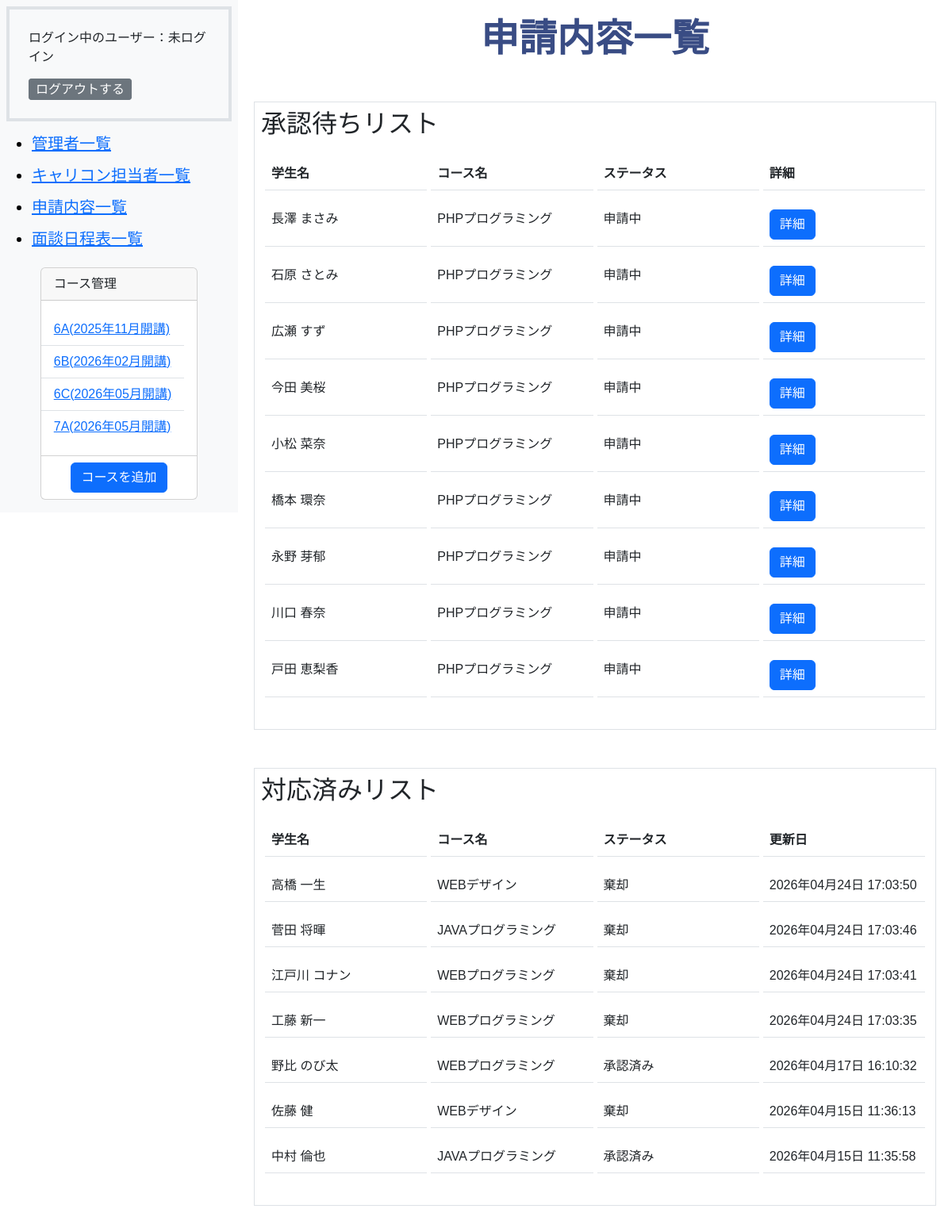
The app's page /admin/index.php with its own data.
### tables this page shows
CREATE TABLE `m_courses` (
  `id` int(11) NOT NULL,
  `name` varchar(255) NOT NULL,
  `start_date` date NOT NULL,
  `end_date` date NOT NULL,
  `course_type` int(11) NOT NULL,
  `classroom_id` int(11) NOT NULL,
  `is_deleted` tinyint(1) NOT NULL DEFAULT 0,
  `created_at` datetime NOT NULL DEFAULT current_timestamp(),
  `updated_at` datetime NOT NULL DEFAULT current_timestamp() ON UPDATE current_timestamp()
);

CREATE TABLE `m_classrooms` (
  `id` int(11) NOT NULL,
  `name` varchar(255) NOT NULL,
  `created_at` datetime NOT NULL DEFAULT current_timestamp(),
  `updated_at` datetime NOT NULL DEFAULT current_timestamp() ON UPDATE current_timestamp()
);

CREATE TABLE `carcon_request_reservations` (
  `id` int(11) NOT NULL,
  `request_carcon_reservation_detail_id` int(11) NOT NULL,
  `change_carcon_reservation_detail_id` int(11) DEFAULT NULL,
  `request_meeting_type` int(11) DEFAULT NULL,
  `change_meeting_type` int(11) DEFAULT NULL,
  `request_status_id` int(11) NOT NULL,
  `request_type` int(4) NOT NULL DEFAULT 0 COMMENT '0: 変更申請 1: キャンセル申請',
  `reject_message` text DEFAULT NULL,
  `created_at` datetime NOT NULL DEFAULT current_timestamp(),
  `updated_at` datetime NOT NULL DEFAULT current_timestamp() ON UPDATE current_timestamp()
);

CREATE TABLE `m_request_statuses` (
  `id` int(11) NOT NULL,
  `name` varchar(255) NOT NULL,
  `created_at` datetime NOT NULL DEFAULT current_timestamp(),
  `updated_at` datetime NOT NULL DEFAULT current_timestamp() ON UPDATE current_timestamp()
);

### includes/functions.php (called while the page is built, shortened)
<?php
function h($string)
{
    return htmlspecialchars($string, ENT_QUOTES, 'UTF-8');
}
function format_date($datetime, $type)
{
    $format_types = [
        1 => 'Y年m月d日 H:i:s',
        2 => 'Y年m月',
        3 => 'm月d日',
        4 => 'Y年m月d日',
        5 => 'Y',
        6 => 'm',
    ];
    return date($format_types[$type], strtotime($datetime));
}

### admin/index.php (the view, shortened to what this page needs)
<?php
require_once __DIR__ . '/../includes/functions.php';
$db = db_connect();
$sql = "SELECT carcon_request_reservations.id AS request_id,
    CONCAT(m_students.last_name , ' ' , m_students.first_name) AS student_name,
    m_courses.name AS course_name,
    m_courses.start_date, m_request_statuses.name AS request_status_name
    FROM carcon_request_reservations
    INNER JOIN carcon_reservation_details ON carcon_request_reservations.request_carcon_reservation_detail_id = carcon_reservation_details.id
    INNER JOIN m_students ON carcon_reservation_details.student_id = m_students.id
    INNER JOIN m_courses ON m_students.course_id = m_courses.id
    INNER JOIN m_request_statuses ON carcon_request_reservations.request_status_id = m_request_statuses.id
    WHERE m_request_statuses.id = 1
    ORDER BY carcon_request_reservations.updated_at ASC";
$stmt = $db->prepare($sql);
$stmt->execute();
$pending_data = $stmt->fetchAll(PDO::FETCH_ASSOC);
$sql = "SELECT carcon_request_reservations.id AS request_id,
    CONCAT(m_students.last_name , ' ' , m_students.first_name) AS student_name,
    m_courses.name AS course_name,
    m_courses.start_date, m_request_statuses.name AS request_status_name,
    carcon_request_reservations.updated_at
    FROM carcon_request_reservations
    INNER JOIN carcon_reservation_details ON carcon_request_reservations.request_carcon_reservation_detail_id = carcon_reservation_details.id
    INNER JOIN m_students ON carcon_reservation_details.student_id = m_students.id
    INNER JOIN m_courses ON m_students.course_id = m_courses.id
    INNER JOIN m_request_statuses ON carcon_request_reservations.request_status_id = m_request_statuses.id
    WHERE m_request_statuses.id != 1
    ORDER BY carcon_request_reservations.updated_at DESC";
$stmt = $db->prepare($sql);
$stmt->execute();
$done_data = $stmt->fetchAll(PDO::FETCH_ASSOC);
?>
<!DOCTYPE html>
<html lang="ja">
<head>
    <link href="https://cdn.jsdelivr.net/npm/bootstrap@5.3.0/dist/css/bootstrap.min.css" rel="stylesheet">
    <link rel="stylesheet" href="../css/style.css">
</head>
<body class="admin-wrapper">
    <?php
    require dirname(__FILE__) . '/sidebar.php';
    ?>
    <section class="admin-main-wrapper">
        <h1 class="display-5 fw-bold text-center">申請内容一覧</h1>
        <div class="border p-2">
            <h2>承認待ちリスト</h2>
            <table class="table table-hover">
                <thead>
                    <tr>
                        <th scope="col">学生名</th>
                        <th scope="col">コース名</th>
                        <th scope="col">ステータス</th>
                        <th scope="col">詳細</th>
                    </tr>
                </thead>
                <tbody>
                    <?php foreach ($pending_data as $data): ?>
                        <tr>
                            <td><?php echo h($data["student_name"]); ?></td>
                            <td><?php echo h($data["course_name"]); ?></td>
                            <td><?php echo h($data["request_status_name"]); ?></td>
                            <td><a href="request_detail.php?id=<?php echo h($data["request_id"]); ?>" class="btn btn-primary d-inline-block">詳細</a></td>
                        </tr>
                    <?php endforeach; ?>
                </tbody>
            </table>
        </div>
        <div class="border p-2 mt-5 mb-5">
            <h2>対応済みリスト</h2>
            <table class="table table-hover">
                <thead>
                    <tr>
                        <th scope="col">学生名</th>
                        <th scope="col">コース名</th>
                        <th scope="col">ステータス</th>
                        <th scope="col">更新日</th>
                    </tr>
                </thead>
                <tbody>
                    <?php foreach ($done_data as $data): ?>
                        <tr>
                            <td><?php echo h($data["student_name"]); ?></td>
                            <td><?php echo h($data["course_name"]); ?></td>
                            <td><?php echo h($data["request_status_name"]); ?></td>
                            <td><?php echo h(format_date($data["updated_at"], 1)); ?></td>
                        </tr>
                    <?php endforeach; ?>
                </tbody>
            </table>
        </div>
    </section>
</body>
</html>

### admin/sidebar.php (shortened to what this page needs)
<?php
$sql = "SELECT m_courses.id as course_id,m_courses.name as courses_name, m_courses.is_deleted as m_courses_is_deleted,start_date,m_classrooms.name as classroom_name FROM m_courses INNER JOIN m_classrooms ON m_courses.classroom_id = m_classrooms.id  ORDER BY start_date ASC";
$stmt = $db->prepare($sql);
$stmt->execute();
$course_list = $stmt->fetchAll(PDO::FETCH_ASSOC);
?>
<aside class="admin-sidebar-wrapper bg-light p-2">
    <div class="p-4 border border-4">
        <p class="fs-6">ログイン中のユーザー：<?php echo isset($_SESSION['login_admin_id']) ? $_SESSION['staff_name'] : "未ログイン"; ?></p>
        <a href="./logout.php" class="btn btn-secondary btn-sm fs-6 d-inline">ログアウトする</a>
    </div>
    <nav class="navbar navbar-light bg-light">
        <ul>
            <li class="navbar-brand"><a href="staff.php">管理者一覧</a></li>
            <li class="navbar-brand"><a href="carcon_staff.php">キャリコン担当者一覧</a></li>
            <li class="navbar-brand"><a href="index.php">申請内容一覧</a></li>
            <li class="navbar-brand"><a href="schedule.php">面談日程表一覧</a></li>
        </ul>
        <div id="course" class="card pb-2  m-auto">
            <p class="card-header">コース管理</p>
            <ul class="card-body list-group list-group-flush mb-2">
                <?php
                foreach ($course_list as $course):
                ?>
                    <?php if ($course['m_courses_is_deleted'] == 0): ?>
                        <li class="list-group-item"><a href="student.php?course_id=<?php echo h($course['course_id']) ?>"><?php echo h($course['classroom_name']) ?>(<?php echo h(format_date($course['start_date'], 2)) ?>開講)</a></li>
                    <?php endif; ?>
                <?php endforeach; ?>
            </ul>
            <a href="course_add.php" class="btn btn-primary m-auto">コースを追加</a>
        </div>
    </nav>
</aside>

### css/style.css (style rules this page uses)
.admin-wrapper { display: flex; }
.admin-sidebar-wrapper { width: max(300px, 20%); }
.admin-main-wrapper { width: 80%; padding-inline: 20px; padding-block-start: 20px; margin-inline-start: max(300px, 20%); ; }
aside { position: fixed; }
body { font-family: 'LINE Seed JP', sans-serif; }
table { border-collapse: separate; border-spacing: 5px 16px; table-layout: fixed; width: 100%; }
table td, table th { padding: 1.0rem 0.6rem; }
th:first-child, td:first-child { width: 25%; }
h1 { text-align: center; color: #394C84; margin-bottom: 50px; }
.btn { display: flex; justify-content: space-between; align-items: end; white-space: nowrap; }
.navbar { background-color: #F6F8FB; }

### records on screen
m_courses: classroom.name "6A", start_date "2025年11月"
m_courses: classroom.name "6B", start_date "2026年02月"
m_courses: classroom.name "6C", start_date "2026年05月"
m_courses: classroom.name "7A", start_date "2026年05月"
carcon_request_reservations: student_name "長澤 まさみ", m_courses.name "PHPプログラミング", request_status.name "申請中"
carcon_request_reservations: student_name "石原 さとみ", m_courses.name "PHPプログラミング", request_status.name "申請中"
carcon_request_reservations: student_name "広瀬 すず", m_courses.name "PHPプログラミング", request_status.name "申請中"
carcon_request_reservations: student_name "今田 美桜", m_courses.name "PHPプログラミング", request_status.name "申請中"
carcon_request_reservations: student_name "小松 菜奈", m_courses.name "PHPプログラミング", request_status.name "申請中"
carcon_request_reservations: student_name "橋本 環奈", m_courses.name "PHPプログラミング", request_status.name "申請中"
carcon_request_reservations: student_name "永野 芽郁", m_courses.name "PHPプログラミング", request_status.name "申請中"
carcon_request_reservations: student_name "川口 春奈", m_courses.name "PHPプログラミング", request_status.name "申請中"
carcon_request_reservations: student_name "戸田 恵梨香", m_courses.name "PHPプログラミング", request_status.name "申請中"
carcon_request_reservations: student_name "高橋 一生", m_courses.name "WEBデザイン", request_status.name "棄却", updated_at "2026年04月24日 17:03:50"
carcon_request_reservations: student_name "菅田 将暉", m_courses.name "JAVAプログラミング", request_status.name "棄却", updated_at "2026年04月24日 17:03:46"
carcon_request_reservations: student_name "江戸川 コナン", m_courses.name "WEBプログラミング", request_status.name "棄却", updated_at "2026年04月24日 17:03:41"
carcon_request_reservations: student_name "工藤 新一", m_courses.name "WEBプログラミング", request_status.name "棄却", updated_at "2026年04月24日 17:03:35"
carcon_request_reservations: student_name "野比 のび太", m_courses.name "WEBプログラミング", request_status.name "承認済み", updated_at "2026年04月17日 16:10:32"
carcon_request_reservations: student_name "佐藤 健", m_courses.name "WEBデザイン", request_status.name "棄却", updated_at "2026年04月15日 11:36:13"
carcon_request_reservations: student_name "中村 倫也", m_courses.name "JAVAプログラミング", request_status.name "承認済み", updated_at "2026年04月15日 11:35:58"
